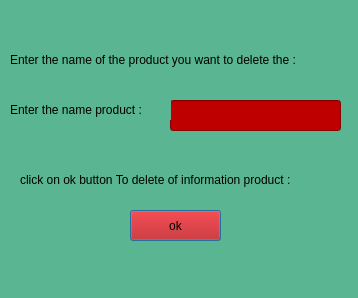
<?xml version="1.0" encoding="UTF-8"?>
<ui version="4.0">
 <class>delete_information_of_product</class>
 <widget class="QDialog" name="delete_information_of_product">
  <property name="geometry">
   <rect>
    <x>0</x>
    <y>0</y>
    <width>358</width>
    <height>298</height>
   </rect>
  </property>
  <property name="windowTitle">
   <string>Dialog</string>
  </property>
  <property name="styleSheet">
   <string notr="true">
font: 700 italic 10pt &quot;Segoe UI&quot;;
background-color: rgb(89, 181, 146);</string>
  </property>
  <widget class="QLabel" name="label">
   <property name="geometry">
    <rect>
     <x>10</x>
     <y>50</y>
     <width>341</width>
     <height>20</height>
    </rect>
   </property>
   <property name="text">
    <string>Enter the name of the product you want to delete the : </string>
   </property>
  </widget>
  <widget class="QLineEdit" name="lineEdit">
   <property name="geometry">
    <rect>
     <x>170</x>
     <y>100</y>
     <width>171</width>
     <height>31</height>
    </rect>
   </property>
   <property name="styleSheet">
    <string notr="true">background-color: rgb(190, 0, 0);</string>
   </property>
  </widget>
  <widget class="QPushButton" name="pushButton">
   <property name="geometry">
    <rect>
     <x>130</x>
     <y>210</y>
     <width>91</width>
     <height>31</height>
    </rect>
   </property>
   <property name="styleSheet">
    <string notr="true">background-color: rgb(190, 0, 0);</string>
   </property>
   <property name="text">
    <string>ok</string>
   </property>
  </widget>
  <widget class="QLabel" name="label_2">
   <property name="geometry">
    <rect>
     <x>10</x>
     <y>100</y>
     <width>161</width>
     <height>20</height>
    </rect>
   </property>
   <property name="text">
    <string>Enter the name product : </string>
   </property>
  </widget>
  <widget class="QLabel" name="label_3">
   <property name="geometry">
    <rect>
     <x>20</x>
     <y>170</y>
     <width>321</width>
     <height>20</height>
    </rect>
   </property>
   <property name="text">
    <string>click on ok button To delete of information product : </string>
   </property>
  </widget>
 </widget>
 <resources/>
 <connections>
  <connection>
   <sender>pushButton</sender>
   <signal>clicked()</signal>
   <receiver>delete_information_of_product</receiver>
   <slot>close()</slot>
   <hints>
    <hint type="sourcelabel">
     <x>226</x>
     <y>264</y>
    </hint>
    <hint type="destinationlabel">
     <x>279</x>
     <y>249</y>
    </hint>
   </hints>
  </connection>
 </connections>
</ui>
